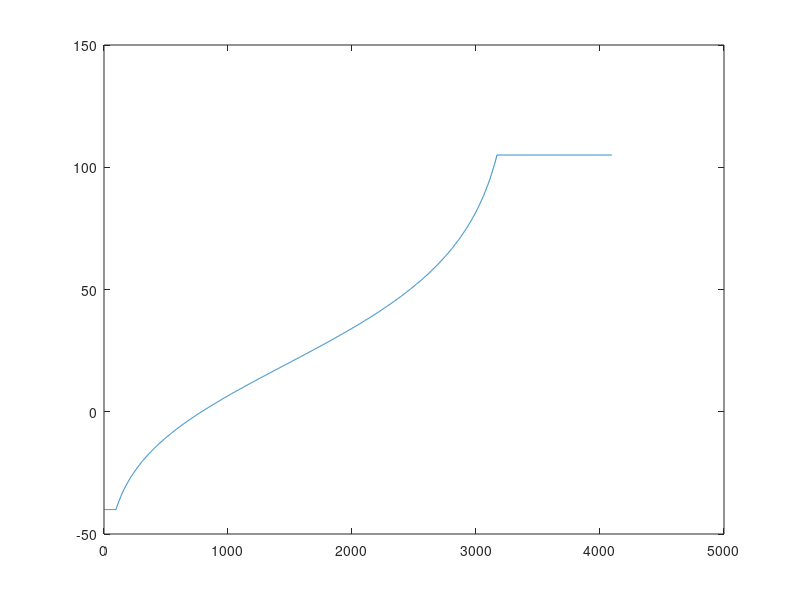

Here is the MATLAB script that generated this plot:
clear
clc

bits=[
97
103
110
117
125
133
141
150
159
169
179
190
202
213
226
239
253
267
282
297
313
330
348
366
385
404
425
446
468
490
514
538
562
588
614
641
669
697
726
756
787
818
850
882
915
948
982
1016
1051
1087
1122
1158
1195
1231
1268
1305
1342
1380
1417
1454
1492
1529
1567
1604
1641
1678
1714
1751
1787
1823
1858
1893
1928
1962
1996
2030
2063
2095
2127
2159
2189
2220
2249
2279
2307
2335
2363
2390
2416
2442
2467
2491
2515
2539
2562
2584
2606
2627
2647
2667
2687
2706
2724
2742
2760
2777
2794
2810
2825
2840
2855
2870
2883
2897
2910
2923
2935
2947
2959
2970
2981
2992
3002
3012
3022
3031
3040
3049
3058
3066
3074
3082
3089
3097
3104
3111
3117
3124
3130
3136
3142
3148
3154
3159
3164
3169

];
temps=[
-40
-39
-38
-37
-36
-35
-34
-33
-32
-31
-30
-29
-28
-27
-26
-25
-24
-23
-22
-21
-20
-19
-18
-17
-16
-15
-14
-13
-12
-11
-10
-9
-8
-7
-6
-5
-4
-3
-2
-1
0
1
2
3
4
5
6
7
8
9
10
11
12
13
14
15
16
17
18
19
20
21
22
23
24
25
26
27
28
29
30
31
32
33
34
35
36
37
38
39
40
41
42
43
44
45
46
47
48
49
50
51
52
53
54
55
56
57
58
59
60
61
62
63
64
65
66
67
68
69
70
71
72
73
74
75
76
77
78
79
80
81
82
83
84
85
86
87
88
89
90
91
92
93
94
95
96
97
98
99
100
101
102
103
104
105
];



xout=0:4095;
youtspline=interp1(bits,temps,xout,"spline");
youtnear=interp1(bits,temps,xout,"nearest","extrap");

for(i=1:length(youtspline))
  if(isnan(youtspline(i)))
    yout(i)=youtnear(i);
   else
    yout(i)=youtspline(i); 
  end
end

plot(xout,yout);